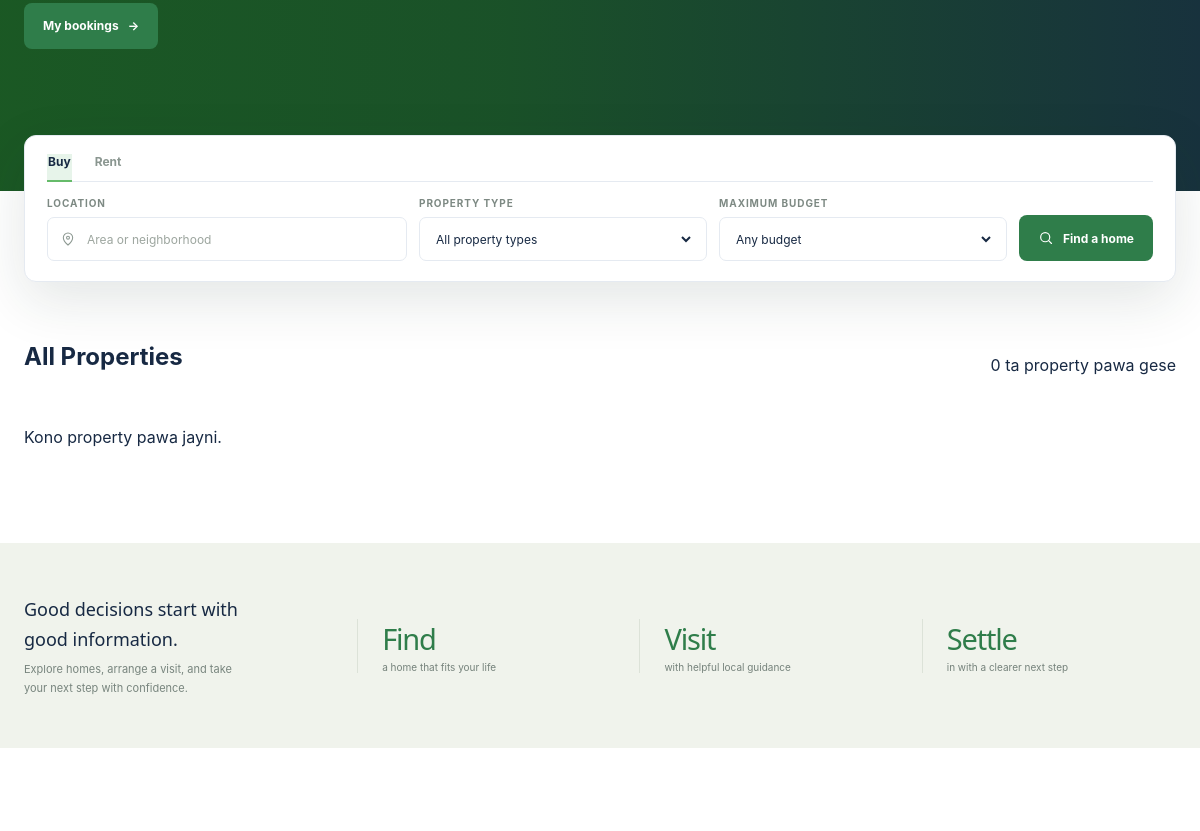
/frontend/user/index.php (middle part), run on an earlier commit of the app's database.
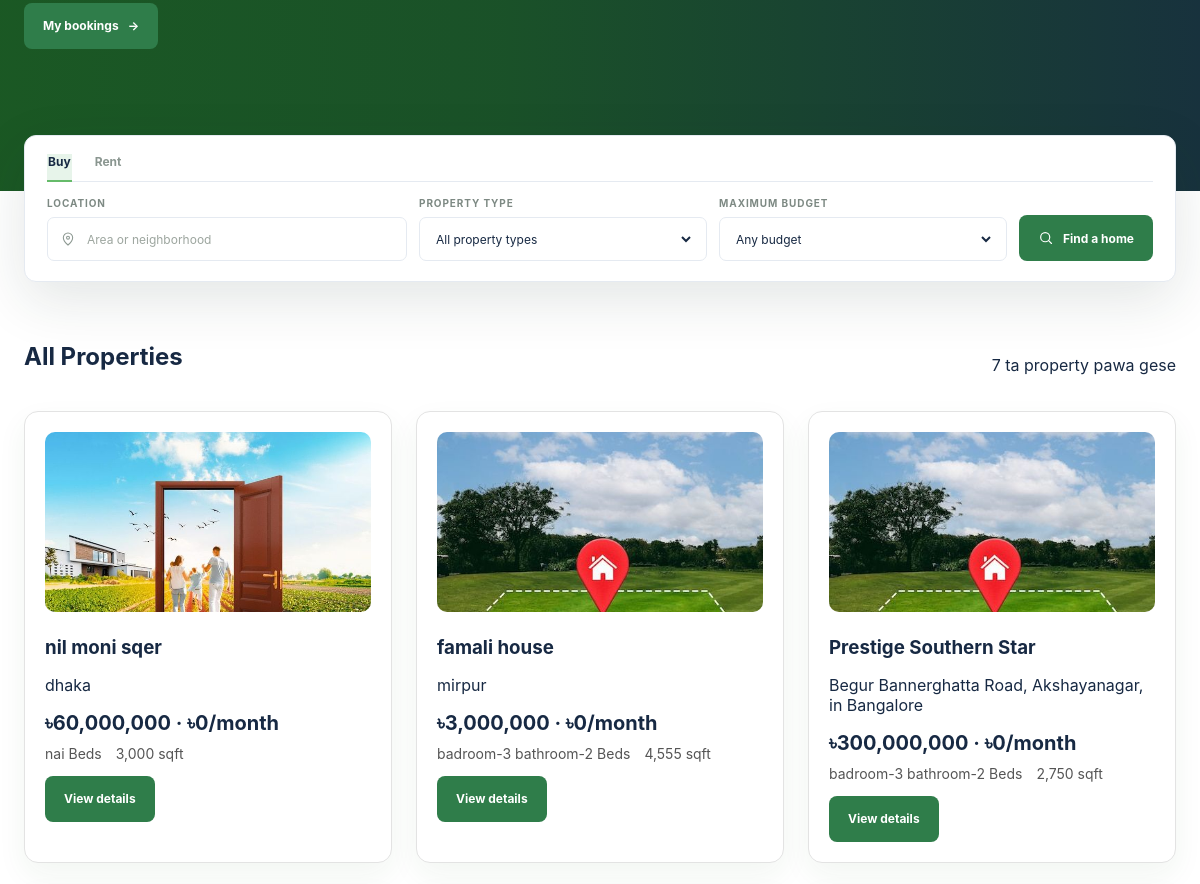
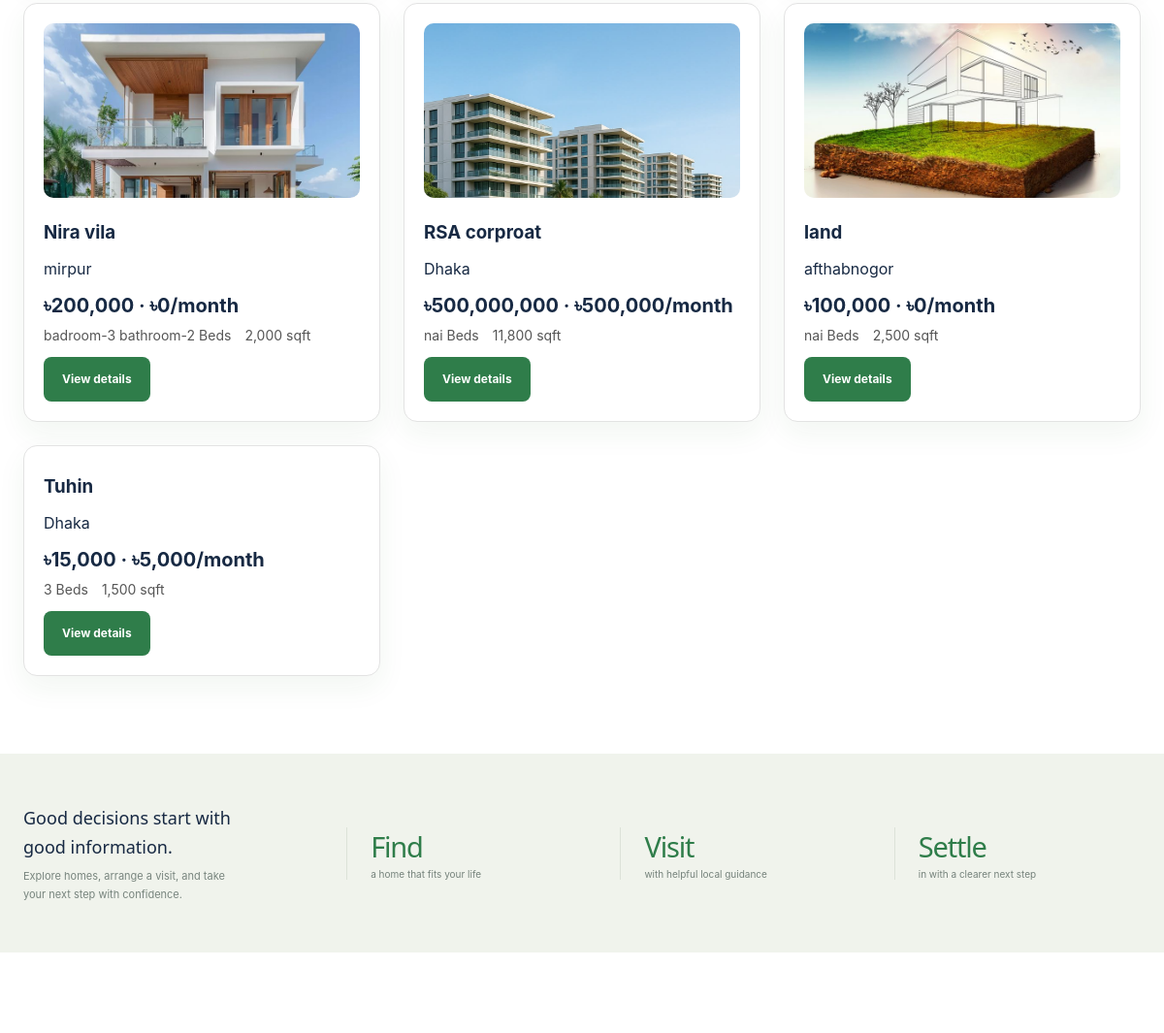
And on a later commit of the database (2 pictures, top to bottom).
### tables this page shows
CREATE TABLE `properties` (
  `property_id` bigint UNSIGNED NOT NULL,
  `owner_id` bigint UNSIGNED NOT NULL,
  `title` varchar(100) NOT NULL,
  `property_type` enum('flat','land','commercial') NOT NULL,
  `address` varchar(255) NOT NULL,
  `area_sqft` decimal(10,2) DEFAULT NULL,
  `price` decimal(12,2) DEFAULT NULL,
  `monthly_rent` decimal(12,2) DEFAULT NULL,
  `flat_details` varchar(100) NOT NULL,
  `status` enum('available','sold','rented') NOT NULL DEFAULT 'available',
  `description` text,
  `created_at` datetime NOT NULL DEFAULT CURRENT_TIMESTAMP,
  `imagas` varchar(100) NOT NULL
);

### frontend/user/index.php (the view, shortened to what the changed rows need)
<?php
$where  = [];
$sql = "SELECT * FROM properties"
     . ($where ? " WHERE " . implode(' AND ', $where) : "") . "
        ORDER BY created_at DESC";
$stmt = $conn->prepare($sql);
$stmt->execute();
$result = $stmt->get_result();
$total  = $result->num_rows;
?>
<!DOCTYPE html>
<html lang="en">
<head>
  <link rel="stylesheet" href="partials/style.css">
</head>
<body>
  <main>
    <section class="properties-section" id="properties">
      <div class="shell">
        <div class="section-head">
          <h2>All Properties</h2>
          <p><?= $total ?> ta property pawa gese</p>
        </div>
        <div class="property-grid">
          <?php if ($total > 0): ?>
            <?php while ($p = $result->fetch_assoc()): ?>
              <article class="property-card">
                <?php if (!empty($p['imagas'])): ?>
                  <img src="../../backend/owner/property_crud/<?= htmlspecialchars($p['imagas']) ?>" alt="<?= htmlspecialchars($p['title']) ?>">
                <?php endif; ?>
                <h3><?= htmlspecialchars($p['title']) ?></h3>
                <p><?= htmlspecialchars($p['address']) ?></p>
                <p class="price">
                  <?php if ($p['price'] !== null): ?>
                    ৳<?= number_format($p['price']) ?>
                  <?php endif; ?>
                  <?php if ($p['monthly_rent'] !== null): ?>
                    <?= $p['price'] !== null ? ' · ' : '' ?>৳<?= number_format($p['monthly_rent']) ?>/month
                  <?php endif; ?>
                </p>
                <ul class="meta">
                  <?php if (!empty($p['flat_details'])): ?><li><?= htmlspecialchars($p['flat_details']) ?> Beds</li><?php endif; ?>
                  <?php if ($p['area_sqft'] !== null): ?><li><?= number_format($p['area_sqft']) ?> sqft</li><?php endif; ?>
                </ul>
                <a class="button" href="property-details.php?id=<?= (int)$p['property_id'] ?>">View details</a>
              </article>
            <?php endwhile; ?>
          <?php else: ?>
            <p>Kono property pawa jayni.</p>
          <?php endif; ?>
        </div>
      </div>
    </section>
  </main>
</body>
</html>

What changed in the data, as far as the page shows it:
added properties: imagas (picture), title "nil moni sqer", address "dhaka", price "60,000,000", monthly_rent "0", flat_details "nai", area_sqft "3,000"
added properties: imagas (picture), title "famali house", address "mirpur", price "3,000,000", monthly_rent "0", flat_details "badroom-3 bathroom-2", area_sqft "4,555"
added properties: imagas (picture), title "Prestige Southern Star", address "Begur Bannerghatta Road, Akshayanagar, in Bangalore", price "300,000,000", monthly_rent "0", flat_details "badroom-3 bathroom-2", area_sqft "2,750"
added properties: imagas (picture), title "Nira vila", address "mirpur", price "200,000", monthly_rent "0", flat_details "badroom-3 bathroom-2", area_sqft "2,000"
added properties: imagas (picture), title "RSA corproat", address "Dhaka", price "500,000,000", monthly_rent "500,000", flat_details "nai", area_sqft "11,800"
added properties: imagas (picture), title "land", address "afthabnogor", price "100,000", monthly_rent "0", flat_details "nai", area_sqft "2,500"
added properties: title "Tuhin", address "Dhaka", price "15,000", monthly_rent "5,000", flat_details "3", area_sqft "1,500"
Also different on the page:
$total: "0" → "7"
text no longer shown: "Kono property pawa jayni."
